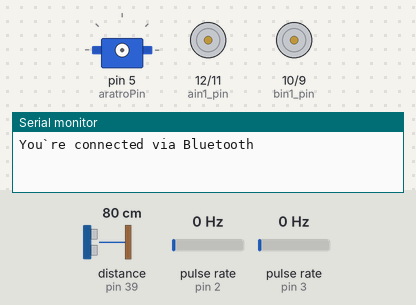
Simulated run of this sketch. Board: Arduino Mega 2560, built with avr-gcc and run on an emulated ATmega2560. On the bench: servo, motor-driver pin pairs drawn as motors (green arrow = first pin HIGH = forward, orange = second pin HIGH = backward, longer = more drive, scaled by the enable pin), the last lines printed to the serial monitor. Wiring (inferred from the names in the program): ultrasonic range finder: trigger pin 38; echo pin 39; 2 × pulse sensor: data pin 2 / data pin 3. The test bench sets the inputs (shaded band); at power-on: pulse rate (sensors on pin 2, pin 3) 0 Hz, distance to the obstacle (sensor on pin 39) 80 cm. The echo pulse lasts 58.3 µs per cm.

Above: at 0.8 s.
0.9 s: pulse rate (sensor on pin 2) set to 50 Hz
3.9 s: pulse rate (sensor on pin 3) set to 50 Hz
6.9 s: pulse rate (sensor on pin 3) set to 57 Hz
At 8.6 s:
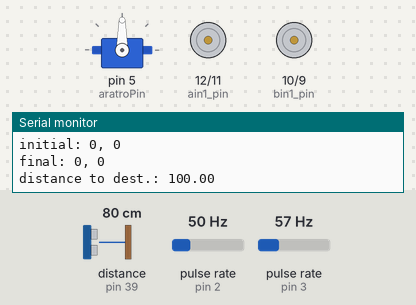
9.9 s: pulse rate (sensor on pin 2) set to 4 Hz
At 10.5 s:
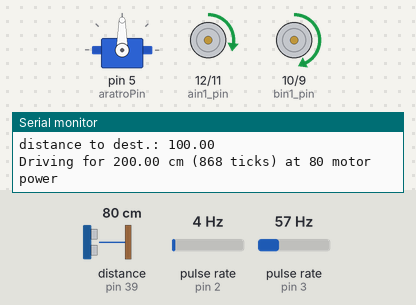
12.9 s: distance to the obstacle (sensor on pin 39) set to 4 cm
14.4 s: distance to the obstacle (sensor on pin 39) set to 35 cm
At 21.3 s:
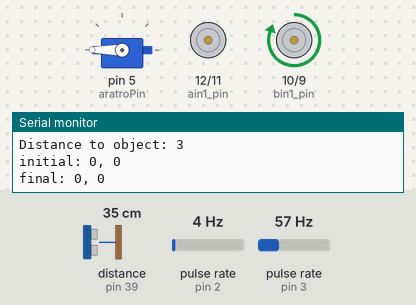
Timing chart, 0 to 32.7 s (numbered marks = the images above; inputs shaded):
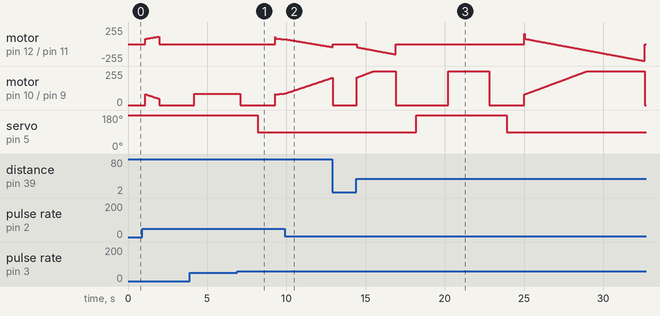

Measured:
- the behaviour switches between 53 and 54 Hz on pulse rate (sensor on pin 3) (found by bisection; images 0 and 1)
- after the input at 14.4 s, servo on pin 5 (aratroPin): 90° → 180° after 3.8 s, → 90° 5.7 s later

The sketch:

robott0_2.ino
```cpp
#include <SoftwareSerial.h> // Libreria per comunicazione Seriale
#include <math.h>
#include <Servo.h> // Libreria per i motori servo

#define HEADER '|' // dichiarazione header per riconoscere inizio messaggio
#define Xc 'N' // dichiarazione di tag per riconoscere valore X di coordinate
#define Yc 'M' // dichiarazione di tag per riconoscere valore Y di coordinate
#define MESSAGE_BYTES 7 // Il numero di byte totali che vengono mandati dal PC via seriale
#define trigPin 38
#define echoPin 39

SoftwareSerial mySerial(50, 48); // dichiarare pin per comunicazione bluetooth RX e TX del Mega non funzionano, usare RX=50 e TX=48
Servo semeServo;
Servo aratroServo;

// Parametri
const int driveDistance = 200;   // in cm
const int directionDistance = 20; //distanza del movimento per calcolare la direzione

const int motorPower = 80;      // 0-255
const int motor_offset = 1;       // Differenza per la regolazione dei motori
const int wheel_d = 55;           // diametro ruote(mm)
const float wheel_c = PI * wheel_d; // Circonferenza ruote (mm)
const int countsPerRev = 75;
const float anglePerTick = 1.148;
const float movementCorrection = 1.0;
const float tickPerCm = 4.340579207; // numero di segnali degli speed encoder ogni cm
const double r = 11.5; // raggio della circonferenza di rotazione
const float turn180 = r * 2 * 2 * M_PI * 0.5;
const int positionLoopN = 80;

// Pins
const int enc_l_pin = 2;
const int enc_r_pin = 3;
const int pwma_pin = 13;
const int ain1_pin = 12;
const int ain2_pin = 11;
const int pwmb_pin = 8;
const int bin1_pin = 10;
const int bin2_pin = 9;

const int aratroPin = 5;
const int semePin = 6;

// Variabili globali
volatile unsigned long enc_l = 0; // valore speed encoder
volatile unsigned long enc_r = 0;
int valY; //variabile coordinata Y
int valX; // variabile coordinata X
char checkBounds = 'y';
int destArrayX[] = {0, 20}; // coordinate x dei punti di arrivo
int destArrayY[] = {100, 80}; // coordinate y dei punti di arrivo
int destN = 0; // destination array index
float distance = 0; // distanza da percorrere dai motori
float lastDistance = 20; // salva l'ultima distanza percorsa

  // calcAngolo()
double direzioneX = 0;
double direzioneY = 0;

double deltaX = 0;
double deltaY = 0;

double deltaDestX = 0;
double deltaDestY = 0;

double xT = 0;
double yT = 0;

double x0 = 0;
double y0 = 0;

double alpha = 0;
double cross = 0;
double angle = 0;
int segno = 1;
String senso = "left";
double dx, dy, dd, a, b, t, x1, y1, x2, y2, xSin, xDest, ySin, yDest;
double arco;

//posizioni - getDirection()
int posI[2]; //[X,Y]
int posF[2];

bool left = true;
bool lostRobotBool = false;

void setup() {

  // Debug
  Serial.begin(9600);

  // Impostare i pin
  pinMode(enc_l_pin, INPUT);
  pinMode(enc_r_pin, INPUT);
  pinMode(pwma_pin, OUTPUT);
  pinMode(ain1_pin, OUTPUT);
  pinMode(ain2_pin, OUTPUT);
  pinMode(pwmb_pin, OUTPUT);
  pinMode(bin1_pin, OUTPUT);
  pinMode(bin2_pin, OUTPUT);
  pinMode(trigPin, OUTPUT);
  pinMode(echoPin, INPUT);

  Serial.begin(9600); // inizializzare comunicazione seriale con console
  mySerial.begin(9600); // inizializzare comunicazione seriale con modulo bluetooth (Processing su PC)
  Serial.println("You`re connected via Bluetooth"); // messaggio per indicare connessione a BT

  // Interrupts per i pin degli speed encoder
  attachInterrupt(digitalPinToInterrupt(enc_l_pin), countLeft, CHANGE);
  attachInterrupt(digitalPinToInterrupt(enc_r_pin), countRight, CHANGE);

  delay(1000);

  // Iniziare il programma
  go();

  // TEST per verificare visivamente a quanto ammonta l'errore durante la rotazione
  // turnRobot(turn180, motorPower, false);
}

void loop() {
  // Non fare nulla
}

// ***************************************
//           GO
//  Imposta la prima funzione da eseguire
// ***************************************
void go() {
  getDirection();
}

// ***************************************
//           GET DIRECTION
//  movimento per calcolare direzione
// ***************************************
void getDirection() {
  Serial.println("Getting direction");

  // Alzare l'aratro
  if (aratroServo.read() < 10) {
    aratroServo.attach(aratroPin);
    aratroServo.write(180);
    delay(2000);
    aratroServo.detach();
  }

  lastDistance = directionDistance;

  positionLoop(positionLoopN);

  // Salvare coordinate della posizione iniziale
  posI[0] = valX;
  posI[1] = valY;

  driveStraight(directionDistance, motorPower);

  positionLoop(positionLoopN);

  // Salvare coordinate della posizione finale
  posF[0] = valX;
  posF[1] = valY;

  Serial.println("initial: " + String(posI[0]) + ", " + String(posI[1]));
  Serial.println("final: " + String(posF[0]) + ", " + String(posF[1]));

  calcAngolo();
}

// ***************************************
//           CALC ANGOLO
//    calcola angolo di rotazione
// ***************************************
void calcAngolo() {

  positionLoop(positionLoopN);

  double direzioneY = (posF[1] - posI[1]);
  double direzioneX = (posF[0] - posI[0]);

  alpha = (M_PI / 2.0) - atan2(abs(direzioneY), abs(direzioneX));

  // robot direction
  double a1 = direzioneX;
  double a2 = direzioneY;
  // robot to destination
  double b1 = destArrayX[destN] - valX;
  double b2 = destArrayY[destN] - valY;

  // CROSS
  cross = b1 * a2 - a1 * b2;

  if (cross < 0.0f) {
    segno = -1;
  } else {
    segno = 1;
  }

  // calcolare coordinate (x0 e y0) del centro della circonferenza
  if (direzioneX >= 0) {
    y0 = valY - (segno * abs(r * sin(alpha)));
  } else {
    y0 = valY + (segno * abs(r * sin(alpha)));
  }

  if (direzioneY >= 0) {
    x0 = valX + (segno * abs(r * cos(alpha)));
  } else {
    x0 = valX - (segno * abs(r * cos(alpha)));
  }


  // ===============================
  //  calcolo dei punti di tangenza
  // ===============================

  dx = x0 - destArrayX[destN];
  dy = y0 - destArrayY[destN];
  dd = sqrt(dx * dx + dy * dy);
  // Quando dd < r a non dara` un risultato, quidi si calcola l'angolo con un'approssimazione
  a = asin(r / dd);
  b = atan2(dy, dx);
  t = b - a;
  x1 = r * sin(t) + x0;
  y1 = -r * cos(t) + y0;
  t = b + a;
  x2 = -r * sin(t) + x0;
  y2 = r * cos(t) + y0;

  // Controllare quali coordinate sono piu` grandi
  if (x1 < x2) {
    xSin = x1;
    ySin = y1;

    xDest = x2;
    yDest = y2;
  } else {
    xSin = x2;
    ySin = y2;

    xDest = x1;
    yDest = y1;
  }

  if (cross > 0) {
    if (destArrayY[destN] > y0) {
      xT = xSin;
      yT = ySin;
    } else {
      xT = xDest;
      yT = yDest;
    }
  } else {
    if (destArrayY[destN] > y0) {
      xT = xDest;
      yT = yDest;
    } else {
      xT = xSin;
      yT = ySin;
    }
  }

  // ===============================
  //  calcolo arco
  // ===============================
  if (dd >= 2 * r) {
    deltaX = valX - x0;
    deltaY = valY - y0;

    deltaDestX = xT - x0;
    deltaDestY = yT - y0;
  } else { // se la distanza é piu` piccola del raggio si fa un'approssimazione
    deltaX = direzioneX;
    deltaY = direzioneY;

    deltaDestX = destArrayX[destN] - x0;
    deltaDestY = destArrayY[destN] - y0;
  }
  // viene usata la formula per calcolare l'angolo acuto tra due vettori
  angle = acos((deltaX * deltaDestX + deltaY * deltaDestY) /
               (sqrt(deltaX * deltaX + deltaY * deltaY) *
                sqrt(deltaDestX * deltaDestX + deltaDestY * deltaDestY))) * 57.2958;

  // calcolo della distanza che dovra` percorrere il robot
  arco = 2 * 2 * M_PI * r * angle / 360;

  if (cross < 0) {
    senso = "left";
  } else {
    senso = "right";
  }

  turnRobot(arco , motorPower, true);  // ruotare robot
}

// ***************************************
//           TURN ROBOT
// ruotare il robot per dirigersi verso
// la destinazione
// ***************************************
void turnRobot(float dist, int power, bool calcdestination) {
  // Alzare l'aratro
  if (aratroServo.read() < 150) {
    aratroServo.attach(aratroPin);
    aratroServo.write(180);
    delay(2000);
    aratroServo.detach();
  }

  unsigned long num_ticks_l;
  unsigned long num_ticks_r;

  // impostare potenza iniziale dei motori
  int power_l = motorPower;
  int power_r = motorPower;

  // usate per stabilire in quale senso si deve ruotare il motore per la correzione
  unsigned long diff_l;
  unsigned long diff_r;

  // resettare contatori encoder
  enc_l = 0;
  enc_r = 0;

  // salvare contatore encoder precedente
  unsigned long enc_l_prev = enc_l;
  unsigned long enc_r_prev = enc_r;

  // calcolare di quanto devono girare i motori
  unsigned long target_count;
  if (dd >= r) {
    target_count = dist * tickPerCm * 2 * movementCorrection;
  } else {
    target_count = dist * tickPerCm * movementCorrection;
  }

  // ruotare finche` uno dei motori non compie la distanza target
  while ( (enc_l < target_count) && (enc_r < target_count) ) {

    // Salvare numero di "ticks"
    num_ticks_l = enc_l;
    num_ticks_r = enc_r;

    // Se dd >= r
    if (dd >= r) {
      if (senso == "left") {
        drive(110, 0);
      } else if (senso == "right") {
        drive(0, 85);
      }
    } else {
      //se motore sinistro piu` veloce, rallentarlo e velocizzare il destro
      if ( diff_l < diff_r ) {
        if (left == true) {
          power_l += motor_offset;
          power_r -= motor_offset;

        } else {
          power_l -= motor_offset;
          power_r += motor_offset;
        }
      }

      // se motore destro piu` veloce, rallentarlo e velocizzare il sinistro
      if ( diff_l > diff_r ) {

        if (left == true)
          power_l += motor_offset;
        power_r -= motor_offset;
      }
      if (senso == "left") {
        drive(110, -85);
      } else if (senso == "right") {
        drive(-110, 85);
      }
    }

    // numero di ticks dall'ultima volta
    diff_l = num_ticks_l - enc_l_prev;
    diff_r = num_ticks_r - enc_r_prev;

    // salvare numero di ticks per prossima volta
    enc_l_prev = num_ticks_l;
    enc_r_prev = num_ticks_r;

    // breve pausa per lasciare tempo ai motori per reagire
    delay(20);
  }

  // Frenare
  brake();

  delay(1000);
  if (calcdestination) {
    calcDestination();
  }
}

// ***************************************
//           CALC DESTINATION
// calcola il modulo delvettore destinazione
// ***************************************
void calcDestination() {
  positionLoop(positionLoopN);

  float a = valX - destArrayX[destN]; //differenza x
  float b = valY - destArrayY[destN];  //differenza y

  distance = sqrt((a * a) + (b * b)); //modulo vettore (a;b) in ticks
  Serial.println("distance to dest.: " + String(distance));

  destinationMovement(distance, true);
}

// ***************************************
//        DESTINATION MOVEMENT
//    movimento fino a destinazione
// ***************************************
void destinationMovement(float dist, bool controlBool) {
  aratroServo.attach(aratroPin);
  aratroServo.write(90);
  delay(1000);
  aratroServo.detach();

  lastDistance = dist;

  if (controlBool) {
    positionLoop(positionLoopN);
  }

  posI[0] = valX; //get initial position
  posI[1] = valY;

  driveStraight(dist * 2, motorPower); // movimento in avanti per "distance" metri

  delay(1000);

  if (controlBool) {
    positionLoop(positionLoopN);
  }

  posF[0] = valX; //get final position
  posF[1] = valY;

  Serial.println("initial: " + String(posI[0]) + ", " + String(posI[1]));
  Serial.println("final: " + String(posF[0]) + ", " + String(posF[1]));

  if (controlBool) {
    control();
  }
}
// ***************************************
//               CONTROL
// controllare che le coordinate siano
// entro un margine di errore
// ***************************************
void control() {

  positionLoop(positionLoopN);

  float a = valX - destArrayX[destN]; //differenza x
  float b = valY - destArrayY[destN];  //differenza y

  float distance = sqrt((a * a) + (b * b));  //modulo vettore (a;b) in ticks
  if (distance <= r) {

    Serial.println("==============================");
    Serial.println("destination reached");

    // Fare cadere i semi
    semeServo.attach(semePin);
    semeServo.write(180);
    delay(1000);
    semeServo.detach();

    destN++; //Prossima destinazione
  }

  if (destN <= 1) {
    calcAngolo(); // calcolare l'angolo di rotazione per la prossima destinazione
  } else {
    Serial.println("░░░░░░░▄▀▀▀▀▀▀▀▀▀▀▀▀▀▀▀▀▀▄░░░░░░");
    Serial.println("░░░░░░█░░▄▀▀▀▀▀▀▀▀▀▀▀▀▀▄░░█░░░░░");
    Serial.println("░░░░░░█░█░░░░░░░░▄▀▀▄░▀░█░█▄▀▀▄░");
    Serial.println("█▀▀█▄░█░█░░▀░░░░░█░░░▀▄▄█▄▀░░░█░");
    Serial.println("▀▄▄░▀██░█▄░▀░░░▄▄▀░░░░░░░░░░░░▀▄");
    Serial.println("░░▀█▄▄█░█░░░░▄░░█░░░▄█░░░▄░▄█░░█");
    Serial.println("░░░░░▀█░▀▄▀░░░░░█░██░▄░░▄░░▄░███");
    Serial.println("░░░░░▄█▄░░▀▀▀▀▀▀▀▀▄░░▀▀▀▀▀▀▀░▄▀░");
    Serial.println("░░░░█░░▄█▀█▀▀█▀▀▀▀▀▀█▀▀█▀█▀▀█░░░");
    Serial.println("░░░░▀▀▀▀░░▀▀▀░░░░░░░░▀▀▀░░▀▀░░░░");
    Serial.println("Tutte le destinazioni sono state raggiunte!");

    // Entrare in un ciclo infinito e non fare niente. Eventualmente si potrebbe
    // aggiungere un pulsante per far ripartire il robot
    while (1);
  }
}

// aggiornare dati posizione
void positionLoop(int n) {
  // aggiorna le coordinate
  serialFlush();
  delay(100);
  for (int i = 0; i <= n; ++i) {
    readCoordinates();
  }

  // se il robot e` fuori dal campo visivo del Kinect eseguire lostRobot
  if (checkBounds == 'x') {
    lostRobot(lastDistance);
  }
}
void driveStraight(float dist, int power) {
  // numero di "ticks"
  unsigned long num_ticks_l;
  unsigned long num_ticks_r;

  // impostare potenza iniziale dei motori
  int power_l = motorPower;
  int power_r = motorPower;

  // usate per stabilire in quale senso si deve ruotare il motore per la correzione
  unsigned long diff_l;
  unsigned long diff_r;

  // resettare contatori encoder
  enc_l = 0;
  enc_r = 0;

  // salvare contatore encoder precedente
  unsigned long enc_l_prev = enc_l;
  unsigned long enc_r_prev = enc_r;

  // calcolare di quanto devono girare i motori
  float num_rev = (dist * 10) / wheel_c;  // Convert to mm
  unsigned long target_count = num_rev * countsPerRev;

  // Debug
  Serial.print("Driving for ");
  Serial.print(dist);
  Serial.print(" cm (");
  Serial.print(target_count);
  Serial.print(" ticks) at ");
  Serial.print(power);
  Serial.println(" motor power");

  // se il robot e` fuori dal campo visivo tornare indietro fino a rientrarci
  if (lostRobotBool) {
    Serial.println("Moving until robot is in");

    // muoversi in avanti finche` non viene stabilito che il robot e` rientrato nel campo visivo
    while ( checkBounds == 'x') {

      // Salvare numero di "ticks"
      num_ticks_l = enc_l;
      num_ticks_r = enc_r;

      // Drive
      drive(power_l, power_r);

      // numero di ticks dall'ultima volta
      diff_l = num_ticks_l - enc_l_prev;
      diff_r = num_ticks_r - enc_r_prev;

      // salvare numero di ticks per prossima volta
      enc_l_prev = num_ticks_l;
      enc_r_prev = num_ticks_r;

      // se motore sinistro piu` veloce, rallentarlo e velocizzare il destro
      if ( diff_l < diff_r ) {
        power_l -= motor_offset;
        power_r += motor_offset;
      }

      // se motore destro piu` veloce, rallentarlo e velocizzare il sinistro
      if ( diff_l > diff_r ) {
        power_l += motor_offset;
        power_r -= motor_offset;
      }

      //Controllare che non ci sia un ostacolo
      obstacle();

      serialFlush();
      delay(100);
      for (int i = 0; i <= 50; ++i) {
        readCoordinates();
      }
    }
  } else {
    // ruotare finche` uno dei motori non compie la distanza target
    while ( (enc_l < target_count) && (enc_r < target_count) ) {

      // Salvare numero di "ticks"
      num_ticks_l = enc_l;
      num_ticks_r = enc_r;

      // Drive
      drive(power_l, power_r);

      // numero di ticks dall'ultima volta
      diff_l = num_ticks_l - enc_l_prev;
      diff_r = num_ticks_r - enc_r_prev;

      // salvare numero di ticks per prossima volta
      enc_l_prev = num_ticks_l;
      enc_r_prev = num_ticks_r;

      // se motore sinistro piu` veloce, rallentarlo e velocizzare il destro
      if ( diff_l < diff_r ) {
        power_l -= motor_offset;
        power_r += motor_offset;
      }

      // se motore destro piu` veloce, rallentarlo e velocizzare il sinistro
      if ( diff_l > diff_r ) {
        power_l += motor_offset;
        power_r -= motor_offset;
      }

      obstacle();
    }
  }

  lostRobotBool = false;

  // frenare
  brake();
}
void drive(int power_a, int power_b) {

  // Limitare power da a -255 and 255
  power_a = constrain(power_a, -255, 255);
  power_b = constrain(power_b, -255, 255);

  // Direzione motore sinistro
  if ( power_a < 0 ) {
    digitalWrite(ain1_pin, LOW);
    digitalWrite(ain2_pin, HIGH);
  } else if (power_a > 0 ) {
    digitalWrite(ain1_pin, HIGH);
    digitalWrite(ain2_pin, LOW);
  } else {
    digitalWrite(ain1_pin, LOW);
    digitalWrite(ain2_pin, LOW);
  }

  // Direzione motore destro
  if ( power_b < 0 ) {
    digitalWrite(bin1_pin, LOW);
    digitalWrite(bin2_pin, HIGH);
  } else if ( power_b > 0) {
    digitalWrite(bin1_pin, HIGH);
    digitalWrite(bin2_pin, LOW);
  } else {
    digitalWrite(bin1_pin, LOW);
    digitalWrite(bin2_pin, LOW);
  }

  // Impostare velocita`
  analogWrite(pwma_pin, abs(power_a));
  analogWrite(pwmb_pin, abs(power_b));
}
void brake() {
  digitalWrite(ain1_pin, LOW);  // Imposta tutti i pin a 0V
  digitalWrite(ain2_pin, LOW);
  digitalWrite(bin1_pin, LOW);
  digitalWrite(bin2_pin, LOW); // Imposta il segnale pwm a 0
  analogWrite(pwma_pin, 0);
  analogWrite(pwmb_pin, 0);
}
void serialFlush() {
  while (mySerial.available())
    mySerial.read();
}
void readCoordinates() {
  if ( mySerial.available() >= MESSAGE_BYTES) // quando porta seriale BT disponibile
  {
    if ( mySerial.read() == HEADER)      // se riconosce il header
    {
      char tag = mySerial.read();        // var. char usata per ricevere il bit
      int sign = 1;                      // int per rendere il numero positivo o negativo

      if (tag == Xc)                     // se riconosce che il valore appartiene alla coordinata X
      {

        valX = mySerial.read() * 256;    // ricompone il numero, muovendo il byte di una posizione
        valX = valX + mySerial.read();   // aggiunge il bit successivo

        int checkSign = mySerial.read(); // funzione per verificare il segno
        if (checkSign == 'n') {          // se negativo Processing manda una n
          sign = -1;
        }

        valY *= sign;              // moltiplicare il valore per il segno

      } else if (tag == Yc) {             // processo analogo ma con la coordinata Y

        valY = mySerial.read() * 256;
        valY = valY + mySerial.read();

        int checkSign = mySerial.read();
        if (checkSign == 'n') {
          sign = -1;
        }

        valY *= sign;

        // se riceve y vuol dire che il robot e` dentro il campo visivo, se riceve x non lo e`
        checkBounds = mySerial.read();

        Serial.println(String(valY));

      } else {
        Serial.print("got message with unknown tag ");
        Serial.println(tag);
      }
    }
  }
}
void lostRobot(float lastDistance) {
  Serial.println("Robot is lost, turning 180 degrees and going back for " + String(lastDistance));
  turnRobot(turn180, motorPower, false);
  lostRobotBool = true;
  destinationMovement(lastDistance, false);
  driveStraight(10, motorPower);

  getDirection();
  }
  void countLeft() {
    enc_l++;
  }
  void countRight() {
    enc_r++;
  }
  long getDistance() {
  // calcolo della distanza che rileva il sensore a ultrasuoni
  long duration, distance;

  digitalWrite(trigPin, LOW);
  delayMicroseconds(2);

  digitalWrite(trigPin, HIGH);
  delayMicroseconds(10);

  digitalWrite(trigPin, LOW);

  duration = pulseIn(echoPin, HIGH);
  distance = (duration / 2) / 29.1;

  return distance;
}
void obstacle(){
    int distanceToObject = getDistance();
      if ( distanceToObject <= 20.0 && distanceToObject > 2.0) {
        brake();
        while (distanceToObject <= 20.0 && distanceToObject > 2.0) {
          Serial.println("Distance to object: " + String(distanceToObject) );
          distanceToObject = getDistance();
        }
      }

      // breve pausa per lasciare tempo ai motori per reagire
      delay(20);
  }
```
